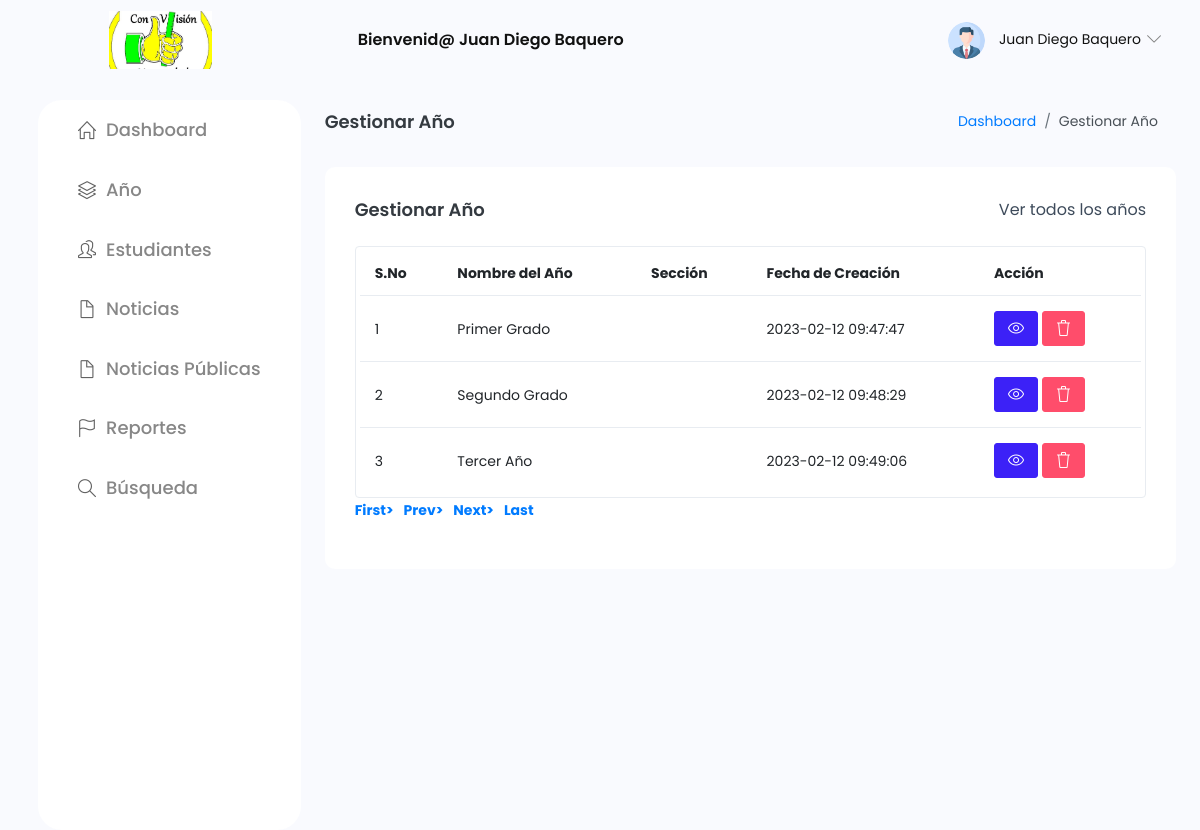
/Noticias/gestion-estudiantes-master/manage-class.php (signed in), run on the app's committed database.
### tables this page shows
CREATE TABLE `tblteacher` (
  `ID` int(10) NOT NULL,
  `AdminName` varchar(120) DEFAULT NULL,
  `UserName` varchar(120) DEFAULT NULL,
  `MobileNumber` bigint(10) DEFAULT NULL,
  `Email` varchar(200) DEFAULT NULL,
  `Password` varchar(200) DEFAULT NULL,
  `AdminRegdate` timestamp NULL DEFAULT current_timestamp()
);

CREATE TABLE `tblclass` (
  `ID` int(5) NOT NULL,
  `ClassName` varchar(50) DEFAULT NULL,
  `Section` varchar(20) DEFAULT NULL,
  `CreationDate` timestamp NULL DEFAULT current_timestamp()
);

### Noticias/gestion-estudiantes-master/manage-class.php (the view, shortened to what this page needs)
<?php
include('includes/dbconnection.php');
if (strlen($_SESSION['sturecmsaid'] == 0)) {
  header('location:logout.php');
} else {
?>
  <?php include_once('includes/header.php'); ?>
  <div class="container-fluid page-body-wrapper">
    <?php include_once('includes/sidebar.php'); ?>
    <div class="main-panel">
      <div class="content-wrapper">
        <div class="page-header">
          <h3 class="page-title"> Gestionar Año </h3>
          <nav aria-label="breadcrumb">
            <ol class="breadcrumb">
              <li class="breadcrumb-item"><a href="dashboard.php">Dashboard</a></li>
              <li class="breadcrumb-item active" aria-current="page"> Gestionar Año</li>
            </ol>
          </nav>
        </div>
        <div class="row">
          <div class="col-md-12 grid-margin stretch-card">
            <div class="card">
              <div class="card-body">
                <div class="d-sm-flex align-items-center mb-4">
                  <h4 class="card-title mb-sm-0"> Gestionar Año</h4>
                  <a href="#" class="text-dark ml-auto mb-3 mb-sm-0"> Ver todos los años</a>
                </div>
                <div class="table-responsive border rounded p-1">
                  <table class="table">
                    <thead>
                      <tr>
                        <th class="font-weight-bold">S.No</th>
                        <th class="font-weight-bold">Nombre del Año</th>
                        <th class="font-weight-bold">Sección</th>
                        <th class="font-weight-bold">Fecha de Creación</th>
                        <th class="font-weight-bold">Acción</th>
                      </tr>
                    </thead>
                    <tbody>
                      <?php
                      if (isset($_GET['pageno'])) {
                        $pageno = $_GET['pageno'];
                      } else {
                        $pageno = 1;
                      }
                      $no_of_records_per_page = 15;
                      $offset = ($pageno - 1) * $no_of_records_per_page;
                      $ret = "SELECT ID FROM tblclass";
                      $query1 = $dbh->prepare($ret);
                      $query1->execute();
                      $total_rows = $query1->rowCount();
                      $total_pages = ceil($total_rows / $no_of_records_per_page);
                      $sql = "SELECT * from tblclass LIMIT $offset, $no_of_records_per_page";
                      $query = $dbh->prepare($sql);
                      $query->execute();
                      $results = $query->fetchAll(PDO::FETCH_OBJ);
                      $cnt = 1;
                      if ($query->rowCount() > 0) {
                        foreach ($results as $row) {               ?>
                          <tr>
                            <td><?php echo htmlentities($cnt); ?></td>
                            <td><?php echo htmlentities($row->ClassName); ?></td>
                            <td><?php echo htmlentities($row->Sección); ?></td>
                            <td><?php echo htmlentities($row->CreationDate); ?></td>
                            <td>
                              <a href="edit-class-detail.php?editid=<?php echo htmlentities($row->ID); ?>" class="btn btn-primary btn-sm"><i class="icon-eye"></i></a>
                              <a href="manage-class.php?delid=<?php echo ($row->ID); ?>" onclick="return confirm('Deseas eliminar este registro?');" class="btn btn-danger btn-sm"> <i class="icon-trash"></i></a>
                            </td>
                          </tr><?php $cnt = $cnt + 1;
                              }
                            } ?>
                    </tbody>
                  </table>
                </div>
                <div align="left">
                  <ul class="pagination">
                    <li><a href="?pageno=1"><strong>First></strong></a></li>
                    <li class="<?php if ($pageno <= 1) {
                                  echo 'disabled';
                                } ?>">
                      <a href="<?php if ($pageno <= 1) {
                                  echo '#';
                                } else {
                                  echo "?pageno=" . ($pageno - 1);
                                } ?>"><strong style="padding-left: 10px">Prev></strong></a>
                    </li>
                    <li class="<?php if ($pageno >= $total_pages) {
                                  echo 'disabled';
                                } ?>">
                      <a href="<?php if ($pageno >= $total_pages) {
                                  echo '#';
                                } else {
                                  echo "?pageno=" . ($pageno + 1);
                                } ?>"><strong style="padding-left: 10px">Next></strong></a>
                    </li>
                    <li><a href="?pageno=<?php echo $total_pages; ?>"><strong style="padding-left: 10px">Last</strong></a></li>
                  </ul>
                </div>
              </div>
            </div>
          </div>
        </div>
      </div>
      <?php include_once('includes/footer.php'); ?>
<?php }  ?>

### Noticias/gestion-estudiantes-master/includes/header.php (shortened to what this page needs)
<!DOCTYPE html>
<html lang="en">
<head>
  <link rel="stylesheet" href="assets/vendors/simple-line-icons/css/simple-line-icons.css">
  <link rel="stylesheet" href="assets/vendors/flag-icon-css/css/flag-icon.min.css">
  <link rel="stylesheet" href="assets/vendors/css/vendor.bundle.base.css">
  <link rel="stylesheet" href="assets/vendors/daterangepicker/daterangepicker.css">
  <link rel="stylesheet" href="assets/vendors/chartist/chartist.min.css">
  <link rel="stylesheet" href="assets/vendors/select2/select2.min.css">
  <link rel="stylesheet" href="assets/vendors/select2-bootstrap-theme/select2-bootstrap.min.css">
  <link rel="stylesheet" href="assets/vendors/css/variables.css">
  <link rel="stylesheet" href="assets/css/style.css" />
</head>
<body>
  <div class="container-scroller">
    <nav class="navbar default-layout-navbar col-lg-12 col-12 p-0 fixed-top d-flex flex-row">
      <div class="navbar-brand-wrapper d-flex align-items-center services">
        <a class="navbar-brand brand-logo ml-auto text-right" href="dashboard.php">
          <img src="assets/images/MasterPRO.png" alt="logo" />
        </a>
      </div><?php
            $aid = $_SESSION['sturecmsaid'];
            $sql = "SELECT * from tblteacher where ID=:aid";
            $query = $dbh->prepare($sql);
            $query->bindParam(':aid', $aid, PDO::PARAM_STR);
            $query->execute();
            $results = $query->fetchAll(PDO::FETCH_OBJ);
            if ($query->rowCount() > 0) {
              foreach ($results as $row) {               ?>
          <div class="navbar-menu-wrapper d-flex align-items-center flex-grow-1">
            <h5 class="mb-0 font-weight-medium d-none d-lg-flex mx-auto">Bienvenid@ <?php echo htmlentities($row->AdminName); ?></h5>
            <ul class="navbar-nav navbar-nav-right ml-auto">
              <li class="nav-item dropdown d-none d-xl-inline-flex user-dropdown services">
                <a class="nav-link dropdown-toggle" id="UserDropdown" href="#" data-toggle="dropdown" aria-expanded="false">
                  <img class="img-xs rounded-circle ml-2" src="assets/images/Avatar.png" alt="Profile image"> <span class="font-weight-normal"> <?php echo htmlentities($row->AdminName); ?> </span></a>
                  </div><?php $cnt = $cnt + 1;
                      }
                    } ?>
              </li>
            </ul>
          </div>
    </nav>

### data on the page
tblteacher: AdminName "Juan Diego Baquero"
tblclass: ClassName "Primer Grado", CreationDate "2023-02-12 09:47:47"
tblclass: ClassName "Segundo Grado", CreationDate "2023-02-12 09:48:29"
tblclass: ClassName "Tercer Año", CreationDate "2023-02-12 09:49:06"
